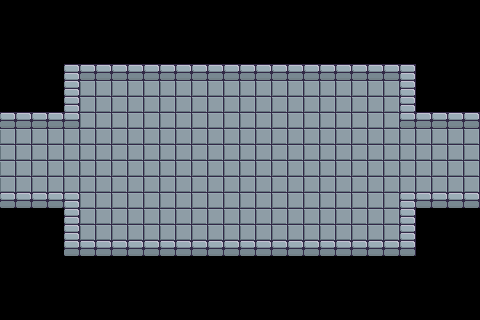

This is a level from a 2D game, rendered from its Tiled map with the project's own tilesets. A one-line summary and the complete map file follow:
An orthogonal 30x20 tile map with 16x16 px tiles, 1 tile layer (Tile Layer 1).

<map version="1.2" tiledversion="1.3.3" orientation="orthogonal" renderorder="right-down" width="30" height="20" tilewidth="16" tileheight="16" infinite="0" nextlayerid="2" nextobjectid="1">
 <editorsettings>
  <export target="4_left_right.lua" format="lua" />
 </editorsettings>
 <tileset firstgid="1" source="../../assets/map/tileset_brootal.tsx" />
 <layer id="1" name="Tile Layer 1" width="30" height="20">
  <data encoding="csv">
0,0,0,0,0,0,0,0,0,0,0,0,0,0,0,0,0,0,0,0,0,0,0,0,0,0,0,0,0,0,
0,0,0,0,0,0,0,0,0,0,0,0,0,0,0,0,0,0,0,0,0,0,0,0,0,0,0,0,0,0,
0,0,0,0,0,0,0,0,0,0,0,0,0,0,0,0,0,0,0,0,0,0,0,0,0,0,0,0,0,0,
0,0,0,0,0,0,0,0,0,0,0,0,0,0,0,0,0,0,0,0,0,0,0,0,0,0,0,0,0,0,
0,0,0,53,4,5,5,5,5,5,5,5,5,5,5,5,5,5,5,5,5,5,5,5,5,4,54,0,0,0,
0,0,0,53,4,2,2,2,2,2,2,2,2,2,2,2,2,2,2,2,2,2,2,2,2,4,54,0,0,0,
0,0,0,81,4,2,2,2,2,2,2,2,2,2,2,2,2,2,2,2,2,2,2,2,2,4,82,0,0,0,
5,5,5,5,5,2,2,2,2,2,2,2,2,2,2,2,2,2,2,2,2,2,2,2,2,5,5,5,5,5,
2,2,2,2,2,2,2,2,2,2,2,2,2,2,2,2,2,2,2,2,2,2,2,2,2,2,2,2,2,2,
2,2,2,2,2,2,2,2,2,2,2,2,2,2,2,2,2,2,2,2,2,2,2,2,2,2,2,2,2,2,
2,2,2,2,2,2,2,2,2,2,2,2,2,2,2,2,2,2,2,2,2,2,2,2,2,2,2,2,2,2,
2,2,2,2,2,2,2,2,2,2,2,2,2,2,2,2,2,2,2,2,2,2,2,2,2,2,2,2,2,2,
5,5,5,5,4,2,2,2,2,2,2,2,2,2,2,2,2,2,2,2,2,2,2,2,2,4,5,5,5,5,
0,0,0,53,4,2,2,2,2,2,2,2,2,2,2,2,2,2,2,2,2,2,2,2,2,4,54,0,0,0,
0,0,0,53,4,2,2,2,2,2,2,2,2,2,2,2,2,2,2,2,2,2,2,2,2,4,54,0,0,0,
0,0,0,53,5,5,5,5,5,5,5,5,5,5,5,5,5,5,5,5,5,5,5,5,5,5,54,0,0,0,
0,0,0,0,0,0,0,0,0,0,0,0,0,0,0,0,0,0,0,0,0,0,0,0,0,0,106,0,0,0,
0,0,0,0,0,0,0,0,0,0,0,0,0,0,0,0,0,0,0,0,0,0,0,0,0,0,0,0,0,0,
0,0,0,0,0,0,0,0,0,0,0,0,0,0,0,0,0,0,0,0,0,0,0,0,0,0,0,0,0,0,
0,0,0,0,0,0,0,0,0,0,0,0,0,0,0,0,0,0,0,0,0,0,0,0,0,0,0,0,0,0
</data>
 </layer>
</map>